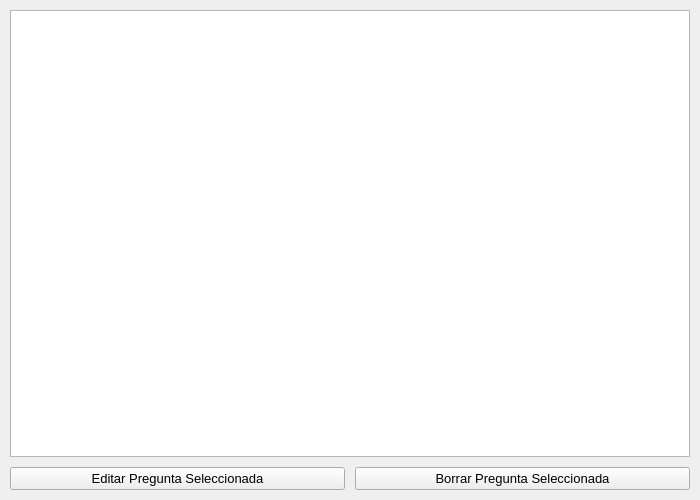
<?xml version="1.0" encoding="UTF-8"?>
<ui version="4.0">
 <class>VentanaListarPreguntas</class>
 <widget class="QWidget" name="VentanaListarPreguntas">
  <property name="geometry">
   <rect>
    <x>0</x>
    <y>0</y>
    <width>700</width>
    <height>500</height>
   </rect>
  </property>
  <property name="minimumSize">
   <size>
    <width>700</width>
    <height>500</height>
   </size>
  </property>
  <property name="maximumSize">
   <size>
    <width>700</width>
    <height>500</height>
   </size>
  </property>
  <property name="windowTitle">
   <string>Form</string>
  </property>
  <layout class="QVBoxLayout" name="verticalLayout_2">
   <property name="spacing">
    <number>10</number>
   </property>
   <property name="leftMargin">
    <number>10</number>
   </property>
   <property name="topMargin">
    <number>10</number>
   </property>
   <property name="rightMargin">
    <number>10</number>
   </property>
   <property name="bottomMargin">
    <number>10</number>
   </property>
   <item>
    <layout class="QVBoxLayout" name="verticalLayout">
     <item>
      <widget class="QListWidget" name="listWidget_listaPreguntas">
       <property name="font">
        <font>
         <pointsize>10</pointsize>
        </font>
       </property>
      </widget>
     </item>
     <item>
      <layout class="QHBoxLayout" name="horizontalLayout">
       <item>
        <widget class="QPushButton" name="pushButton_editarPreguntaSeleccionada">
         <property name="font">
          <font>
           <pointsize>10</pointsize>
          </font>
         </property>
         <property name="text">
          <string>Editar Pregunta Seleccionada</string>
         </property>
        </widget>
       </item>
       <item>
        <widget class="QPushButton" name="pushButton_borrarPreguntaSeleccionada">
         <property name="font">
          <font>
           <pointsize>10</pointsize>
          </font>
         </property>
         <property name="text">
          <string>Borrar Pregunta Seleccionada</string>
         </property>
        </widget>
       </item>
      </layout>
     </item>
    </layout>
   </item>
  </layout>
 </widget>
 <resources/>
 <connections/>
</ui>
